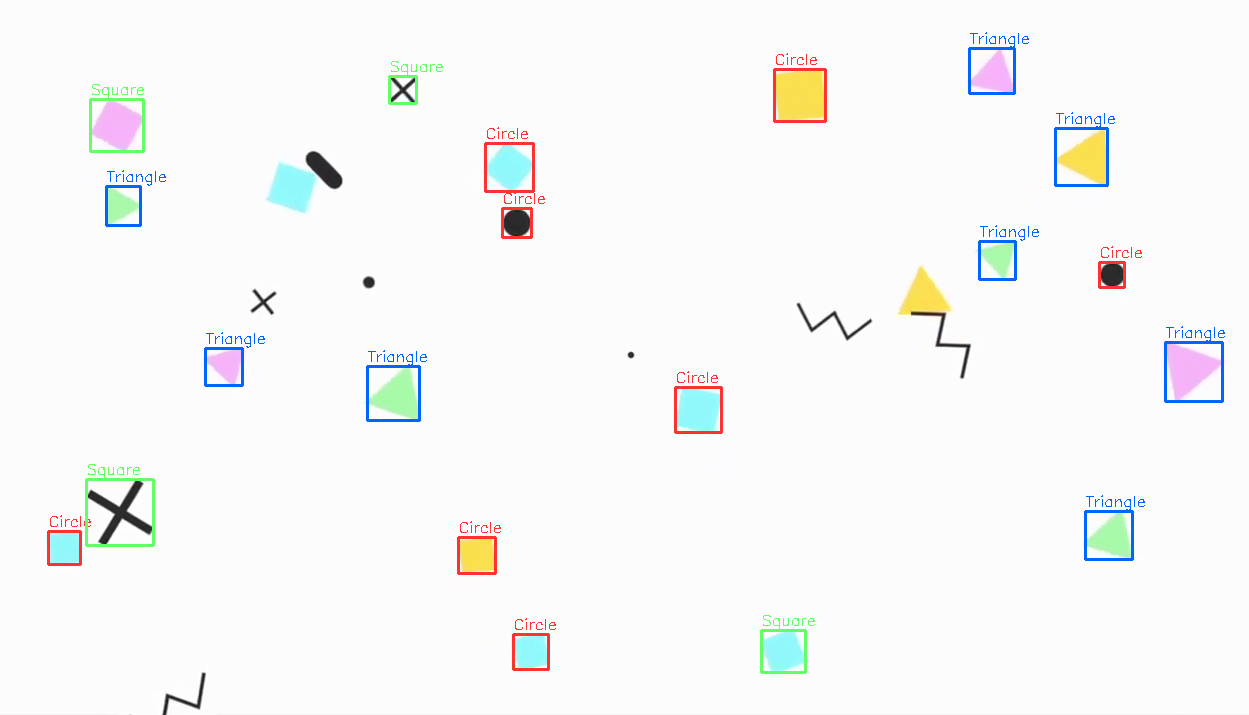
//> input picture Lab5/5.PNG, 1249 x 715 px, given in place of Motion abstract geometric shapes (Lab5).mkv, which was not available
$ ./5   (built with g++ and OpenCV 4)
//> lines starting //> are read from the running program, lines starting //| are printed output that depends on the picture; after the words box and inside, x2 and y2 are one past the last pixel; in counts of white or black regions, pixels touching at a corner belong together; pictures that were not available may be replaced by others from this repository, and a replacement may not be noted
#include <opencv2/opencv.hpp>
#include <vector>

using namespace std;
using namespace cv;

void processShape(Mat& canvas, const vector<Point>& figure) {
    double s = contourArea(figure);
    if (s < 300) return; // Игнорируем шум

    double p = arcLength(figure, true);
    double roundness = (4 * CV_PI * s) / (p * p);

    Rect bounds = boundingRect(figure);
    Point labelPos(bounds.x, bounds.y - 5);

    // Определение круга
    if (roundness > 0.7) {
        rectangle(canvas, bounds, Scalar(50, 50, 255), 2);
        putText(canvas, "Circle", labelPos, FONT_ITALIC, 0.5, Scalar(50, 50, 255), 1);
        return;
    }

    //Определение многоугольников
    vector<Point> poly;
    approxPolyDP(figure, poly, 0.07 * p, true);

    size_t nodes = poly.size();

    if (nodes == 3) {
        rectangle(canvas, bounds, Scalar(255, 100, 0), 2);
        putText(canvas, "Triangle", labelPos, FONT_ITALIC, 0.5, Scalar(255, 100, 0), 1);
    }
    else if (nodes == 4) {
        RotatedRect rRect = minAreaRect(figure);
        float sideA = rRect.size.width;
        float sideB = rRect.size.height;
        float factor = min(sideA, sideB) / max(sideA, sideB);

        if (factor > 0.85) {
            rectangle(canvas, bounds, Scalar(100, 255, 100), 2);
            putText(canvas, "Square", labelPos, FONT_ITALIC, 0.5, Scalar(100, 255, 100), 1);
        }
    }
}

int main() {
    VideoCapture stream("Motion abstract geometric shapes (Lab5).mkv");
    if (!stream.isOpened()) return -1;

    Mat raw, processed;
    const Size morphSize(3, 3);

    while (stream.read(raw)) {
//> raw is the input picture: 715 rows x 1249 cols, CV_8UC3; mean B, G, R 247.9, 248.3, 247.6
        cvtColor(raw, processed, COLOR_BGR2GRAY);
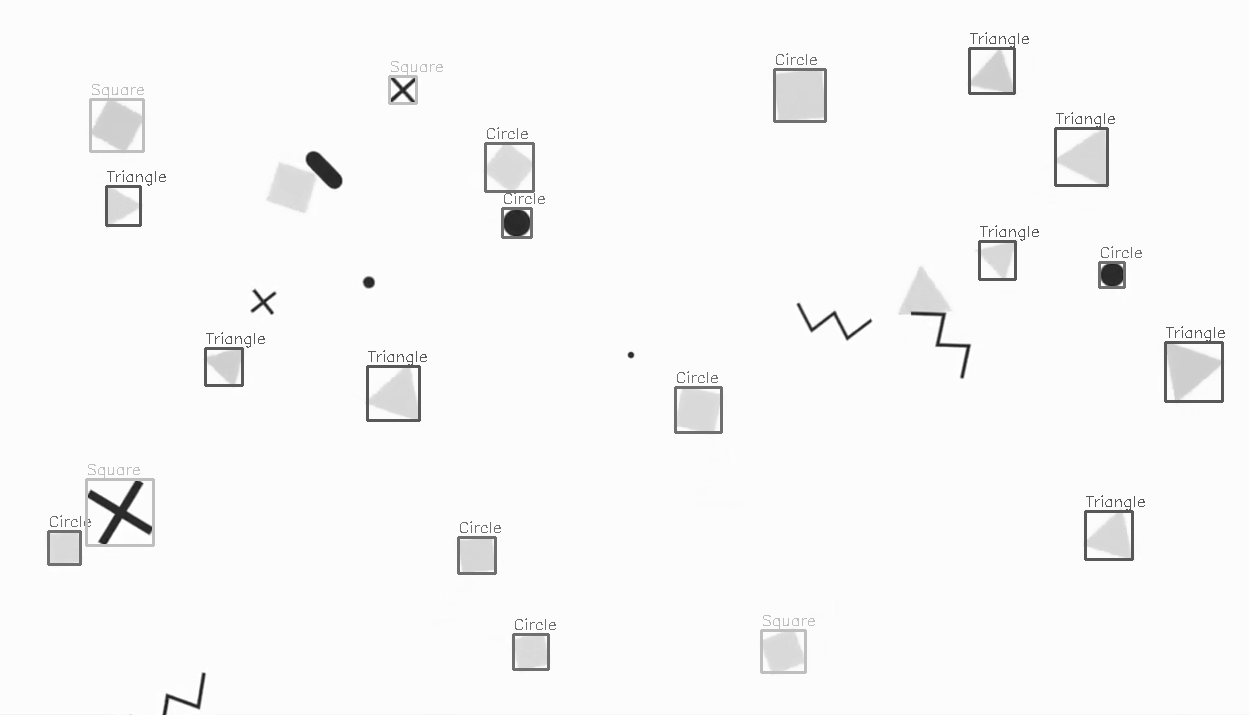
//> processed: 715 rows x 1249 cols, CV_8UC1; min 17, max 255, mean 248
        threshold(processed, processed, 230, 255, THRESH_BINARY_INV);
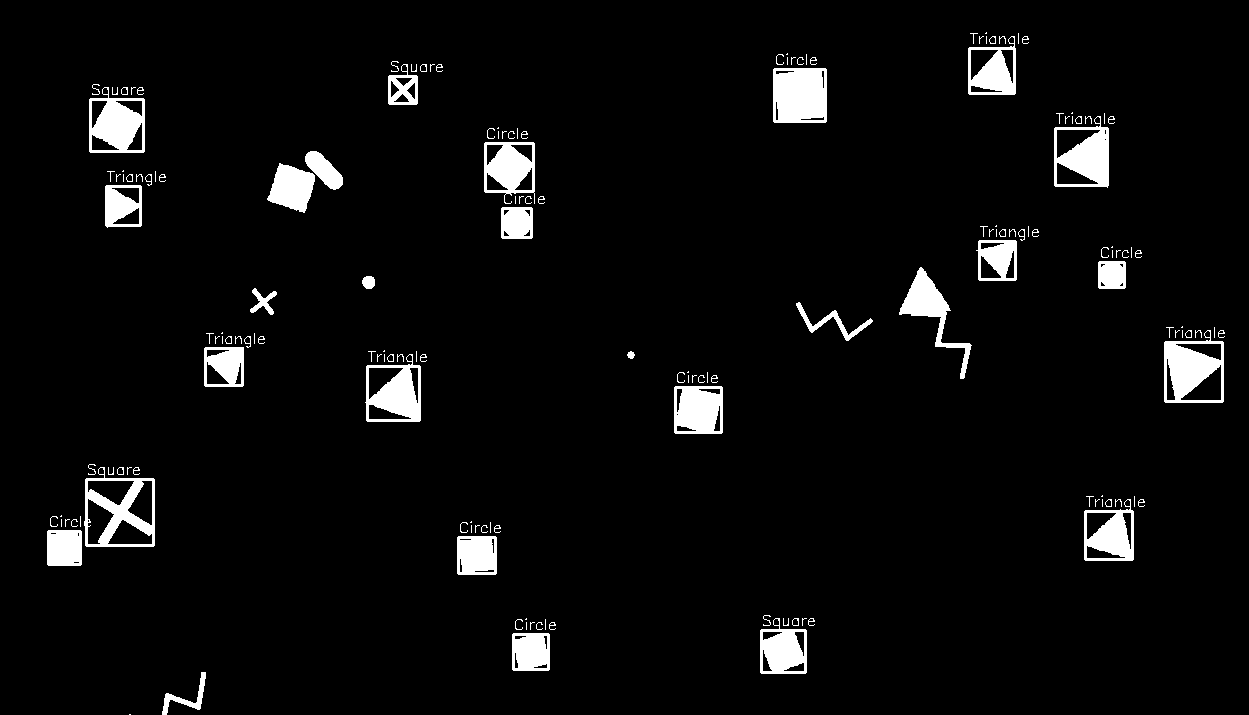
//> processed: 715 rows x 1249 cols, CV_8UC1; 4.6% white; 168 white regions (83 under 20 px), largest, box (x1, y1, x2, y2) and area: (773, 68, 827, 123) 2844, (1164, 330, 1224, 403) 2487, (89, 87, 145, 153) 2267

        Mat element = getStructuringElement(MORPH_RECT, morphSize);
        morphologyEx(processed, processed, MORPH_CLOSE, element);
        morphologyEx(processed, processed, MORPH_OPEN, element);
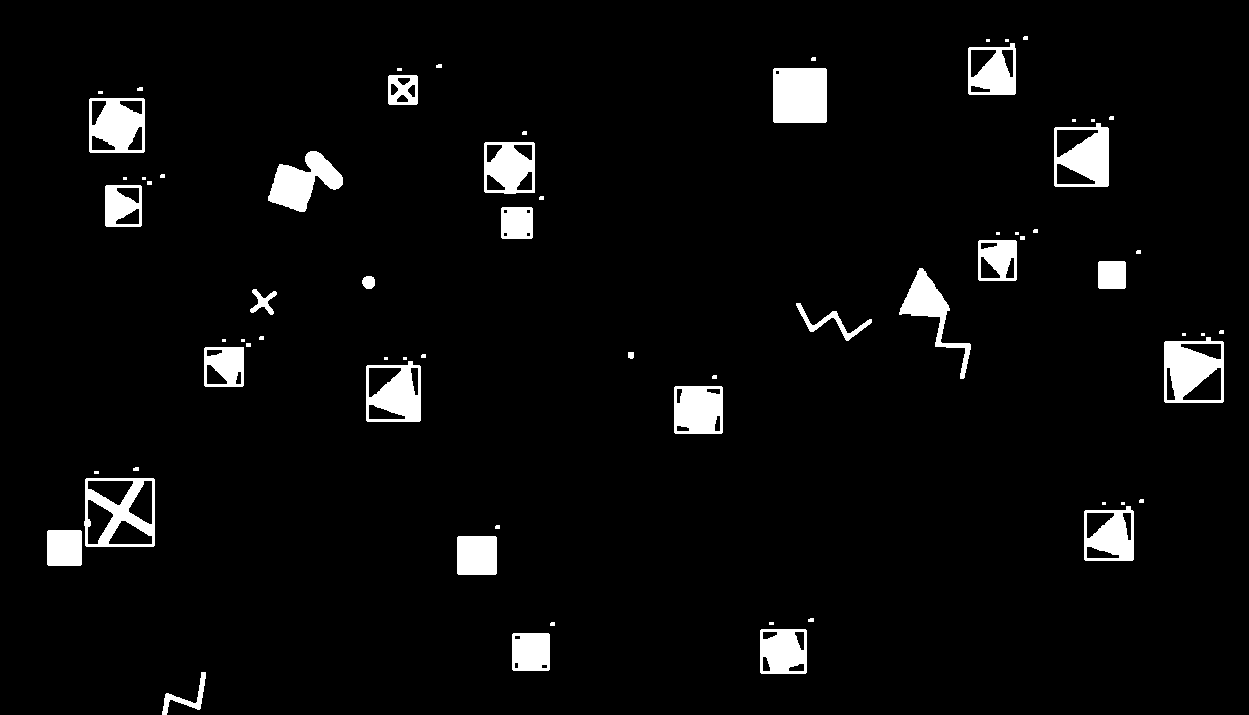
//> processed: 715 rows x 1249 cols, CV_8UC1; 4.5% white; 69 white regions (35 under 20 px)

        vector<vector<Point>> elements;
        findContours(processed, elements, RETR_TREE, CHAIN_APPROX_SIMPLE);
//> elements = 123 contours, 47 with area under 20; largest, box (x1, y1, x2, y2) and area: (84, 478, 155, 547) 4695, (1164, 337, 1224, 403) 3614, (1054, 123, 1109, 187) 3201, (366, 361, 421, 422) 3039, (89, 98, 145, 153) 2968

        for (const auto& item : elements) {
            processShape(raw, item);
        }
//> this loop made 123 passes
//> s in processShape on passes 3, 4, 5, 7, 8, 9, 10, 11, 12, 13, 16, 18: 22, 22, 22, 99, 94, 132, 94, 8, 11.5, 13.5, 11.5, 256
//> (s in processShape, p in processShape, roundness in processShape, bounds in processShape, labelPos in processShape) on passes 2, 6, 14, 15, 17, 24: (1367, 145.7, 0.81, Rect(512, 633, 38, 38), Point(512, 628)), (2022, 177.7, 0.805, Rect(760, 629, 47, 45), Point(760, 624)), (1480, 151.7, 0.809, Rect(457, 536, 40, 39), Point(457, 531)), (1188, 135.7, 0.811, Rect(47, 530, 35, 36), Point(47, 525)), (2465, 202.5, 0.756, Rect(1084, 506, 50, 55), Point(1084, 501)), (4695, 272.5, 0.795, Rect(84, 478, 71, 69), Point(84, 473))
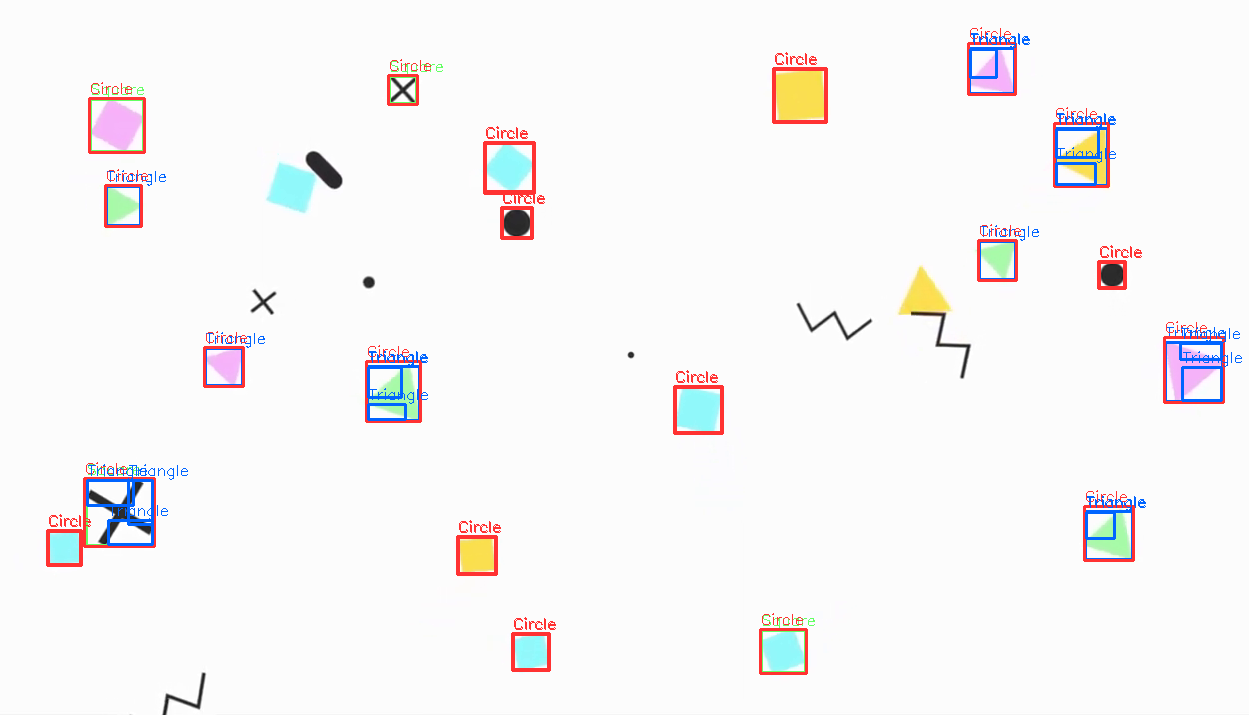
//> raw: 715 rows x 1249 cols, CV_8UC3; 1.55% of pixels changed, all inside (x1, y1, x2, y2) = (46, 27, 1242, 675)

        imshow("Output", raw);
        if (waitKey(30) == 27) break;
//> the Esc key is pressed
    }

    stream.release();
    destroyAllWindows();
    return 0;
}
